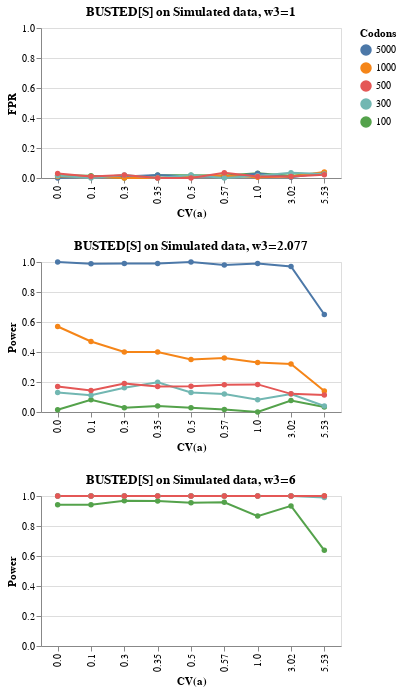

Write notebook code for a chart like this one.
### Code cell
#alt.vconcat(chart1, chart207, chart6) | alt.vconcat(chart1, chart207, chart6)

alt.vconcat(chart1_base, chart207_base, chart6_base)

### Figure 1 — Vega-Lite specification as saved in the notebook (floating-point values rounded to 4 significant figures)
{"config": {"view": {"continuousWidth": 400, "continuousHeight": 300}}, "vconcat": [{"data": {"name": "data-18116067aa0d3fc78a51633e74af1dff"}, "mark": {"type": "line", "point": {"color": "red"}}, "encoding": {"color": {"field": "Codons", "sort": ["5000", "1000", "500", "300", "100"], "type": "nominal"}, "x": {"field": "CV(a)", "type": "nominal"}, "y": {"field": "FPR", "scale": {"domain": [0, 1]}, "type": "quantitative"}}, "height": 150, "title": "BUSTED[S] on Simulated data, w3=1", "width": 300}, {"data": {"name": "data-891b54bfc1991846ee1cbfc535c45195"}, "mark": {"type": "line", "point": {"color": "red"}}, "encoding": {"color": {"field": "Codons", "sort": ["5000", "1000", "500", "300", "100"], "type": "nominal"}, "x": {"field": "CV(a)", "type": "nominal"}, "y": {"field": "Power", "type": "quantitative"}}, "height": 150, "title": "BUSTED[S] on Simulated data, w3=2.077", "width": 300}, {"data": {"name": "data-efd1328c14a093c0c39b4eedfee0b598"}, "mark": {"type": "line", "point": {"color": "red"}}, "encoding": {"color": {"field": "Codons", "sort": ["5000", "1000", "500", "300", "100"], "type": "nominal"}, "x": {"field": "CV(a)", "type": "nominal"}, "y": {"field": "Power", "type": "quantitative"}}, "height": 150, "title": "BUSTED[S] on Simulated data, w3=6", "width": 300}], "$schema": "https://vega.github.io/schema/vega-lite/v4.17.0.json", "datasets": {"data-18116067aa0d3fc78a51633e74af1dff": [{"Codons": "100", "FPR": 0.015, "CV(a)": "0.1"}, {"Codons": "5000", "FPR": 0.01, "CV(a)": "0.1"}, {"Codons": "1000", "FPR": 0.01, "CV(a)": "0.1"}, {"Codons": "300", "FPR": 0.0, "CV(a)": "0.1"}, {"Codons": "500", "FPR": 0.01, "CV(a)": "0.1"}, {"Codons": "100", "FPR": 0.031, "CV(a)": "1.0"}, {"Codons": "5000", "FPR": 0.03, "CV(a)": "1.0"}, {"Codons": "1000", "FPR": 0.005, "CV(a)": "1.0"}, {"Codons": "300", "FPR": 0.015, "CV(a)": "1.0"}, {"Codons": "500", "FPR": 0.01, "CV(a)": "1.0"}, {"Codons": "100", "FPR": 0.018, "CV(a)": "0.35"}, {"Codons": "5000", "FPR": 0.02, "CV(a)": "0.35"}, {"Codons": "1000", "FPR": 0.0, "CV(a)": "0.35"}, {"Codons": "300", "FPR": 0.0, "CV(a)": "0.35"}, {"Codons": "500", "FPR": 0.0, "CV(a)": "0.35"}, {"Codons": "100", "FPR": 0.015, "CV(a)": "3.02"}, {"Codons": "5000", "FPR": 0.005, "CV(a)": "3.02"}, {"Codons": "1000", "FPR": 0.01, "CV(a)": "3.02"}, {"Codons": "300", "FPR": 0.035, "CV(a)": "3.02"}, {"Codons": "500", "FPR": 0.01, "CV(a)": "3.02"}, {"Codons": "100", "FPR": 0.019, "CV(a)": "0.5"}, {"Codons": "5000", "FPR": 0.01, "CV(a)": "0.5"}, {"Codons": "1000", "FPR": 0.01, "CV(a)": "0.5"}, {"Codons": "300", "FPR": 0.02, "CV(a)": "0.5"}, {"Codons": "500", "FPR": 0.0, "CV(a)": "0.5"}, {"Codons": "100", "FPR": 0.033, "CV(a)": "5.53"}, {"Codons": "5000", "FPR": 0.035, "CV(a)": "5.53"}, {"Codons": "1000", "FPR": 0.04, "CV(a)": "5.53"}, {"Codons": "300", "FPR": 0.026, "CV(a)": "5.53"}, {"Codons": "500", "FPR": 0.021, "CV(a)": "5.53"}, {"Codons": "100", "FPR": 0.016, "CV(a)": "0.57"}, {"Codons": "5000", "FPR": 0.005, "CV(a)": "0.57"}, {"Codons": "1000", "FPR": 0.015, "CV(a)": "0.57"}, {"Codons": "300", "FPR": 0.0, "CV(a)": "0.57"}, {"Codons": "500", "FPR": 0.035, "CV(a)": "0.57"}, {"Codons": "100", "FPR": 0.018, "CV(a)": "0.0"}, {"Codons": "5000", "FPR": 0.0, "CV(a)": "0.0"}, {"Codons": "1000", "FPR": 0.01, "CV(a)": "0.0"}, {"Codons": "300", "FPR": 0.015, "CV(a)": "0.0"}, {"Codons": "500", "FPR": 0.03, "CV(a)": "0.0"}, {"Codons": "100", "FPR": 0.0, "CV(a)": "0.3"}, {"Codons": "5000", "FPR": 0.01, "CV(a)": "0.3"}, {"Codons": "1000", "FPR": 0.0, "CV(a)": "0.3"}, {"Codons": "300", "FPR": 0.02, "CV(a)": "0.3"}, {"Codons": "500", "FPR": 0.02, "CV(a)": "0.3"}], "data-891b54bfc1991846ee1cbfc535c45195": [{"Codons": "100", "Power": 0.081, "CV(a)": "0.1"}, {"Codons": "5000", "Power": 0.989, "CV(a)": "0.1"}, {"Codons": "1000", "Power": 0.47, "CV(a)": "0.1"}, {"Codons": "300", "Power": 0.112, "CV(a)": "0.1"}, {"Codons": "500", "Power": 0.143, "CV(a)": "0.1"}, {"Codons": "100", "Power": 0.0, "CV(a)": "1.0"}, {"Codons": "5000", "Power": 0.99, "CV(a)": "1.0"}, {"Codons": "1000", "Power": 0.33, "CV(a)": "1.0"}, {"Codons": "300", "Power": 0.081, "CV(a)": "1.0"}, {"Codons": "500", "Power": 0.184, "CV(a)": "1.0"}, {"Codons": "100", "Power": 0.04, "CV(a)": "0.35"}, {"Codons": "5000", "Power": 0.99, "CV(a)": "0.35"}, {"Codons": "1000", "Power": 0.4, "CV(a)": "0.35"}, {"Codons": "300", "Power": 0.198, "CV(a)": "0.35"}, {"Codons": "500", "Power": 0.17, "CV(a)": "0.35"}, {"Codons": "100", "Power": 0.077, "CV(a)": "3.02"}, {"Codons": "5000", "Power": 0.97, "CV(a)": "3.02"}, {"Codons": "1000", "Power": 0.32, "CV(a)": "3.02"}, {"Codons": "300", "Power": 0.12, "CV(a)": "3.02"}, {"Codons": "500", "Power": 0.121, "CV(a)": "3.02"}, {"Codons": "100", "Power": 0.029, "CV(a)": "0.5"}, {"Codons": "5000", "Power": 1.0, "CV(a)": "0.5"}, {"Codons": "1000", "Power": 0.35, "CV(a)": "0.5"}, {"Codons": "300", "Power": 0.13, "CV(a)": "0.5"}, {"Codons": "500", "Power": 0.172, "CV(a)": "0.5"}, {"Codons": "100", "Power": 0.033, "CV(a)": "5.53"}, {"Codons": "5000", "Power": 0.65, "CV(a)": "5.53"}, {"Codons": "1000", "Power": 0.14, "CV(a)": "5.53"}, {"Codons": "300", "Power": 0.04, "CV(a)": "5.53"}, {"Codons": "500", "Power": 0.113, "CV(a)": "5.53"}, {"Codons": "100", "Power": 0.028, "CV(a)": "0.3"}, {"Codons": "5000", "Power": 0.99, "CV(a)": "0.3"}, {"Codons": "1000", "Power": 0.4, "CV(a)": "0.3"}, {"Codons": "300", "Power": 0.162, "CV(a)": "0.3"}, {"Codons": "500", "Power": 0.19, "CV(a)": "0.3"}, {"Codons": "100", "Power": 0.017, "CV(a)": "0.57"}, {"Codons": "5000", "Power": 0.98, "CV(a)": "0.57"}, {"Codons": "1000", "Power": 0.36, "CV(a)": "0.57"}, {"Codons": "300", "Power": 0.12, "CV(a)": "0.57"}, {"Codons": "500", "Power": 0.182, "CV(a)": "0.57"}, {"Codons": "100", "Power": 0.015, "CV(a)": "0.0"}, {"Codons": "5000", "Power": 1.0, "CV(a)": "0.0"}, {"Codons": "1000", "Power": 0.57, "CV(a)": "0.0"}, {"Codons": "300", "Power": 0.13, "CV(a)": "0.0"}, {"Codons": "500", "Power": 0.17, "CV(a)": "0.0"}], "data-efd1328c14a093c0c39b4eedfee0b598": [{"Codons": "100", "Power": 0.941, "CV(a)": "0.1"}, {"Codons": "5000", "Power": 1.0, "CV(a)": "0.1"}, {"Codons": "1000", "Power": 1.0, "CV(a)": "0.1"}, {"Codons": "300", "Power": 1.0, "CV(a)": "0.1"}, {"Codons": "500", "Power": 1.0, "CV(a)": "0.1"}, {"Codons": "100", "Power": 0.866, "CV(a)": "1.0"}, {"Codons": "5000", "Power": 1.0, "CV(a)": "1.0"}, {"Codons": "1000", "Power": 1.0, "CV(a)": "1.0"}, {"Codons": "300", "Power": 1.0, "CV(a)": "1.0"}, {"Codons": "500", "Power": 1.0, "CV(a)": "1.0"}, {"Codons": "100", "Power": 0.966, "CV(a)": "0.35"}, {"Codons": "5000", "Power": 1.0, "CV(a)": "0.35"}, {"Codons": "1000", "Power": 1.0, "CV(a)": "0.35"}, {"Codons": "300", "Power": 1.0, "CV(a)": "0.35"}, {"Codons": "500", "Power": 1.0, "CV(a)": "0.35"}, {"Codons": "100", "Power": 0.934, "CV(a)": "3.02"}, {"Codons": "5000", "Power": 1.0, "CV(a)": "3.02"}, {"Codons": "1000", "Power": 1.0, "CV(a)": "3.02"}, {"Codons": "300", "Power": 1.0, "CV(a)": "3.02"}, {"Codons": "500", "Power": 1.0, "CV(a)": "3.02"}, {"Codons": "100", "Power": 0.955, "CV(a)": "0.5"}, {"Codons": "5000", "Power": 1.0, "CV(a)": "0.5"}, {"Codons": "1000", "Power": 1.0, "CV(a)": "0.5"}, {"Codons": "300", "Power": 1.0, "CV(a)": "0.5"}, {"Codons": "500", "Power": 1.0, "CV(a)": "0.5"}, {"Codons": "100", "Power": 0.638, "CV(a)": "5.53"}, {"Codons": "5000", "Power": 1.0, "CV(a)": "5.53"}, {"Codons": "1000", "Power": 1.0, "CV(a)": "5.53"}, {"Codons": "300", "Power": 0.99, "CV(a)": "5.53"}, {"Codons": "500", "Power": 1.0, "CV(a)": "5.53"}, {"Codons": "100", "Power": 0.969, "CV(a)": "0.3"}, {"Codons": "5000", "Power": 1.0, "CV(a)": "0.3"}, {"Codons": "1000", "Power": 1.0, "CV(a)": "0.3"}, {"Codons": "300", "Power": 1.0, "CV(a)": "0.3"}, {"Codons": "500", "Power": 1.0, "CV(a)": "0.3"}, {"Codons": "100", "Power": 0.958, "CV(a)": "0.57"}, {"Codons": "5000", "Power": 1.0, "CV(a)": "0.57"}, {"Codons": "1000", "Power": 1.0, "CV(a)": "0.57"}, {"Codons": "300", "Power": 1.0, "CV(a)": "0.57"}, {"Codons": "500", "Power": 1.0, "CV(a)": "0.57"}, {"Codons": "100", "Power": 0.942, "CV(a)": "0.0"}, {"Codons": "5000", "Power": 1.0, "CV(a)": "0.0"}, {"Codons": "1000", "Power": 1.0, "CV(a)": "0.0"}, {"Codons": "300", "Power": 1.0, "CV(a)": "0.0"}, {"Codons": "500", "Power": 1.0, "CV(a)": "0.0"}]}}
